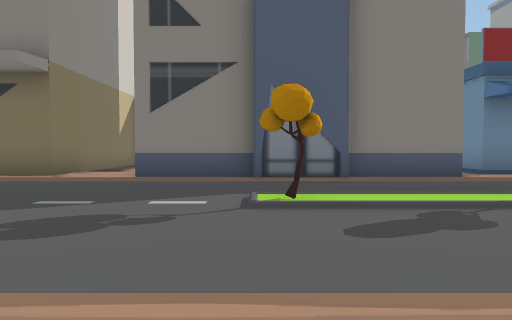
View 1 (above)

24 first-person views from a walk through a scene from a Unity 3-D project. The camera is 1.2 m above the floor, tilts 2° down and sees 70° across. The floor is counted in squares, 2 m on a side. Each view is taken from the middle of a square. On the plan, view 1 faces up. The plan holds only what a view shows up to about 10 squares ahead; the rest is blank. The place goes on beyond the plan.

View 2
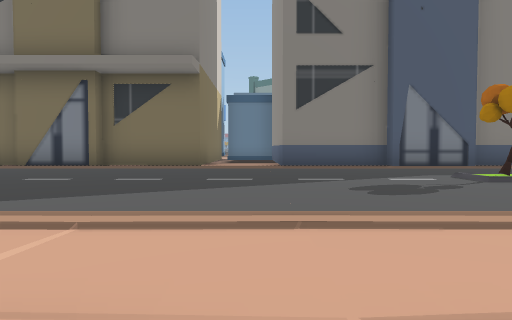

View 3
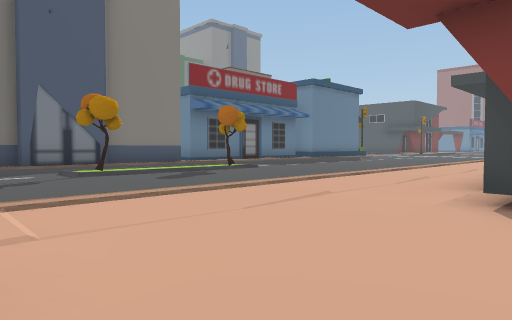

View 4
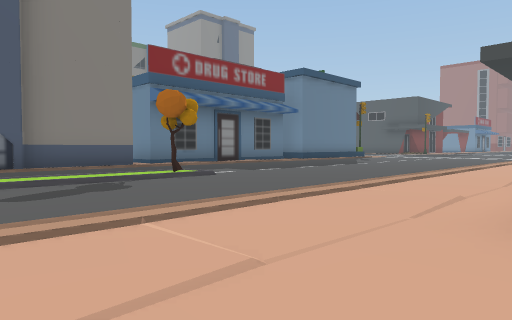

View 5
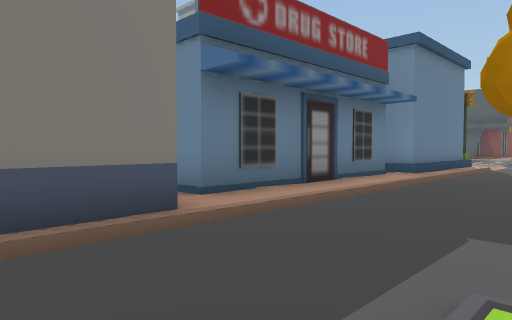

View 6
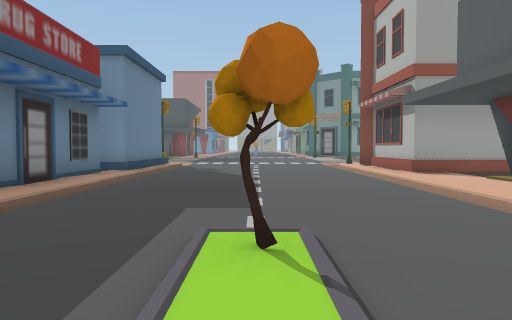

View 7
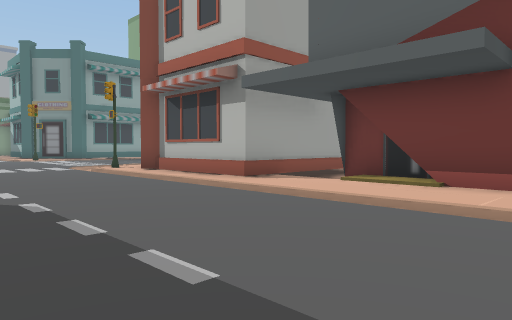

View 8
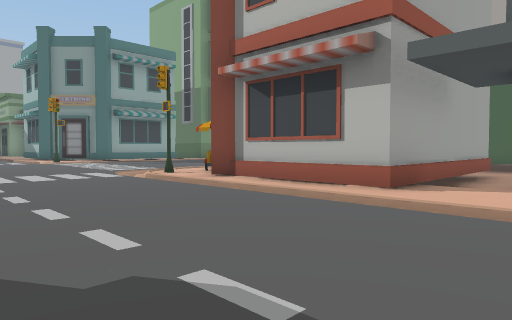

View 9
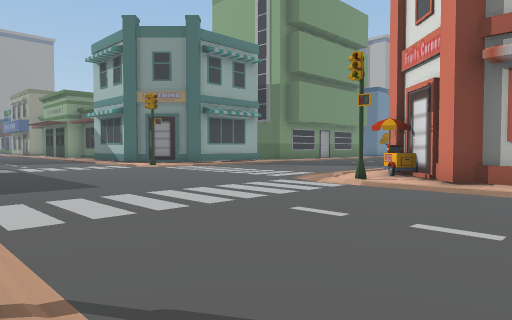

View 10
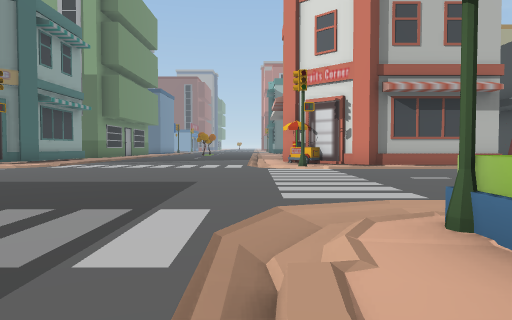

View 11
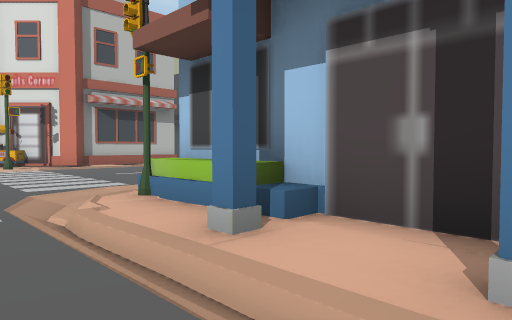

View 12
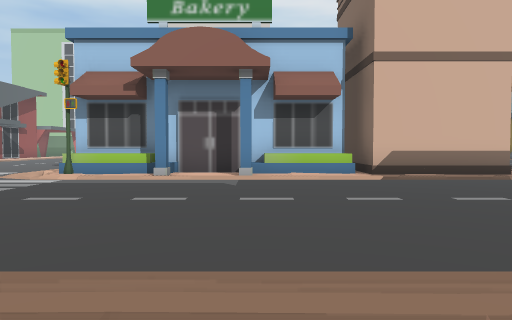

View 13
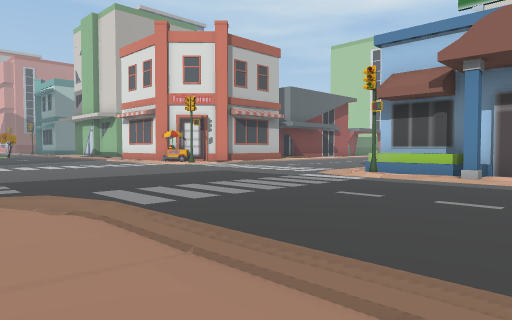

View 14
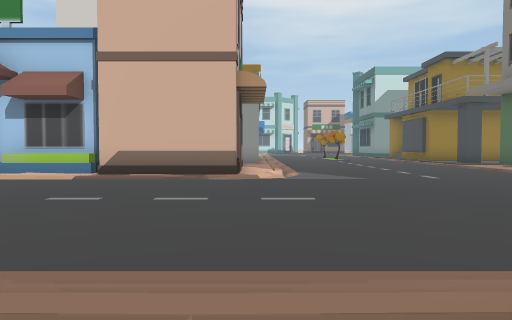

View 15
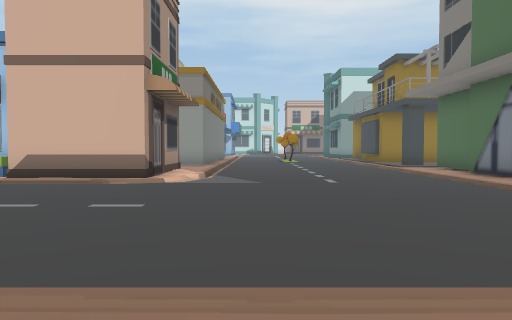

View 16
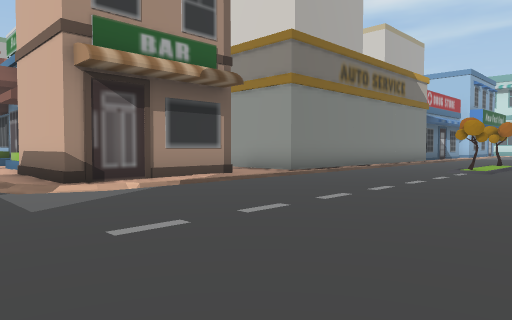

View 17
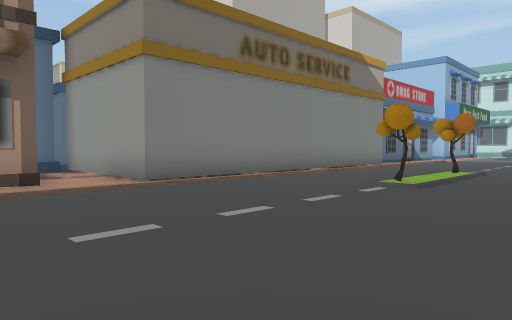

View 18
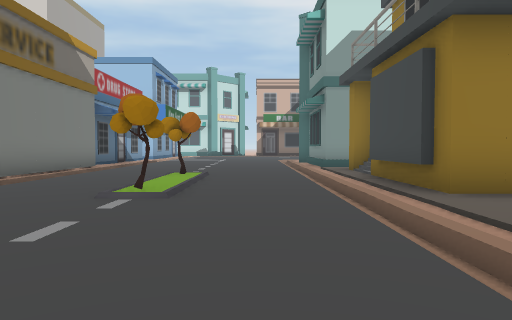

View 19
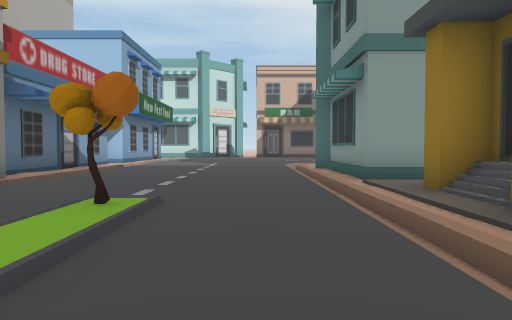

View 20
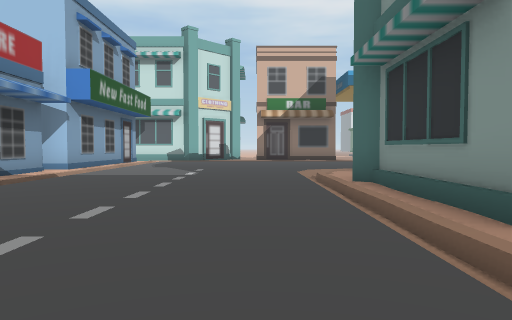

View 21
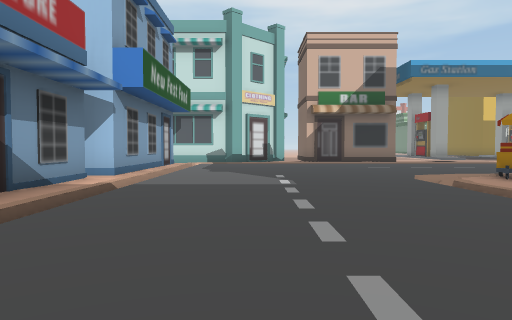

View 22
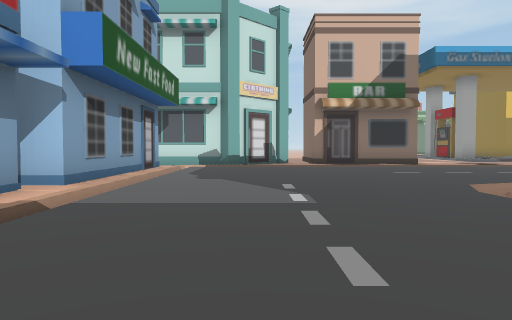

View 23
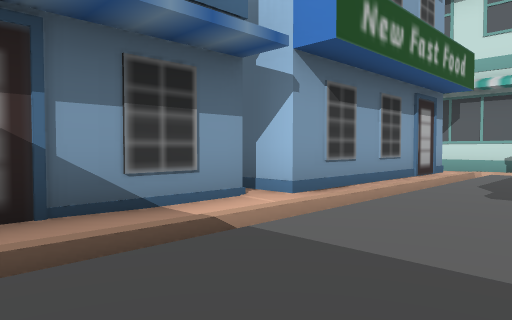

View 24
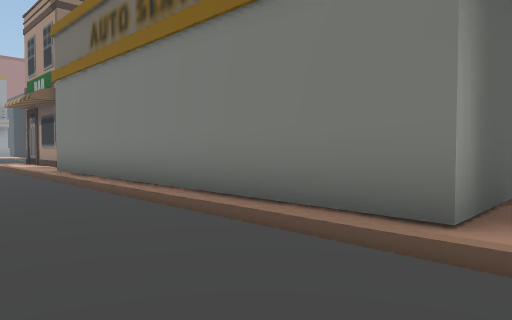

### Floor plan
Key: @ floor where view 1 was taken; # wall or solid block; . main floor; : floor 0.25 m higher than the main floor; - floor 0.25 m lower than the main floor; / step, stairs or slope; ^ raised ledge; O other object.
Columns run from 9 left of view 1 to 24 right of it. Each row starts with its distance up from view 1.
 25 ....//..OOOO./..##../  .O..
 24 .....////////////////////////
 23 ...............//.............
 22 ..............O//O..............
 21 ..............OO/O............../
 20 ................................/:
 19 //////////////////////////......
 18 OOOOO......OOOOOOOOOO....//.......
 17     O######O        O.####/......
 16     O      O        O   ##/.....
 15                     O  ^##/...
 14                     OO  O./.....
 13                         O./......
 12                         OO/.......
 11                         O./.......
 10     O                   OO/.......
  9     O//O      #         O./.......
  8 OOOOO..OO  OOO######OOO OO/...../
  7  ////////OO///////////////....../
  6  ................................
  5   ...............................
  4   .......O..O....................
  3    .............................
  2     .............................
  1     //////////////////////....../
  0      ....@..........^###.O/...../O
 -1       / ////#  ###//#  ##O/.
 -2        ----     ###-#   ##/
 -3                    -#
 -4                    -#
 -5                    -#
 -6                    --

Where each view was taken, in squares from view 1:
view 1: 0 up, 0 right, facing up
view 2: 1 down, 3 left, facing up
view 3: 2 down, 2 left, facing up-right
view 4: 1 down, 0 right, facing up-right
view 5: 4 up, 2 right, facing up-right
view 6: 4 up, 1 right, facing right
view 7: 5 up, 5 right, facing down-right
view 8: 5 up, 8 right, facing down-right
view 9: 7 up, 12 right, facing down-right
view 10: 10 up, 17 right, facing down
view 11: 12 up, 18 right, facing down-left
view 12: 12 up, 24 right, facing left
view 13: 12 up, 24 right, facing down-left
view 14: 18 up, 24 right, facing left
view 15: 20 up, 24 right, facing left
view 16: 24 up, 18 right, facing down-left
view 17: 24 up, 14 right, facing down-left
view 18: 23 up, 13 right, facing left
view 19: 23 up, 9 right, facing left
view 20: 23 up, 5 right, facing left
view 21: 21 up, 3 right, facing left
view 22: 21 up, 1 right, facing left
view 23: 21 up, 1 left, facing down-left
view 24: 21 up, 1 right, facing down-right
